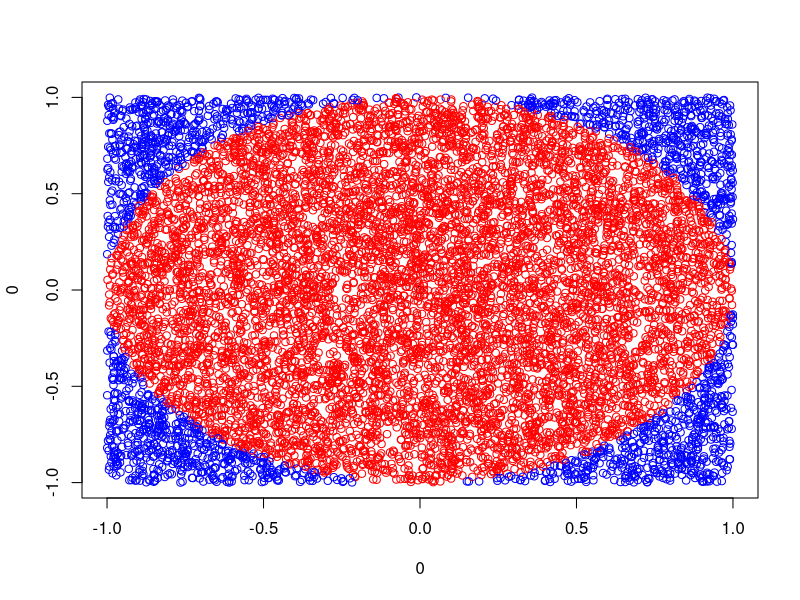

Reproduce this figure in R. (Note: this script raises an error after producing the figure.)

n <- 10^4
x <- runif(n, -1, 1) # Genereaza n valori in intervalul (-1,1)
y <- runif(n, -1, 1)

# Versiunea 1
k <- 0
for(i in 1:n) 
{
  if(x[i]^2 + y[i]^2 <=1)
    k <- k + 1
}

# Versiunea eficientizata
k <- sum(x^2 + y^2 <= 1)
pi <- k/n * 4

# Reprezentarea grafica v1
plot(0, 0, col="black")
for (i in 1:n) {
  if(x[i]^2 + y[i]^2 <=1) {
    points(x[i], y[i], col="red")
  }
  else {
    points(x[i], y[i], col="blue")
  }
}


# Ex 1
n <- 10^5     # n mai mare, precizie mai buna
u <- runif(n) # Genereaza n valori in intervalul (0,1)

f1 <- function(x) 
{
  exp(x + x^2)
}

real_val_f1 <- integrate(f1, -2, 2)$value               #93.162753
u <- runif(n, -2, 2)
f1u <- f1(u)
med_val_f1 <- 4 * (sum(f1u)/n)                          #93.749209

# Ex 2

# y = exp(-x) => x = -lny; x-> inf => y -> 0;  x -> 0 => y -> 1
# dx = - (1/y)dy
f2 <- function(x)
{
  -log(x) * (1 + log(x)^2)^(-2) * (1/x)
}

real_val_f2 <- integrate(f2, 0, 1)$value               
u <- runif(n, 0, 1)
f2u <- f2(u)
med_val_f2 <- (sum(f2u)/n)         


# e^(-x^2) -inf, +inf
f3 <- function(x)
{
  exp(-x^2)
}
real_val_f3 <- integrate(f3, -Inf, Inf)$value

# f3 este para, deci vom calcula 2 * integrala(f3, 0, inf)
# x = t/(1-t)
# dx = ((1-t) + t)/(1-t)^2 = 1/(1-t)^2
f3_1 <- function(t) 
{
  2 * exp(-t^2/(1-t)^2) * 1/(1-t)^2
}

# x - tx = t => x = t(1+x) => t = x/(1+x)
# x-> inf => t = 1
# x = 0 => t = 0

u <- runif(n, 0, 1)
f3u <- f3_1(u)
med_val_f3 <- sum(f3u)/n

simulare_pi <- med_val_f3^2


# Ex 4
#integrala 0 1 integrala 0 1 din exp((x+y)^2) dy dx

g <- function(x, y)
{
  exp((x+y)^2)
}

real_val_g <- integral2(g, 0, 1, 0, 1)$Q

# De calculat integrala dubla cu functie imbricata
